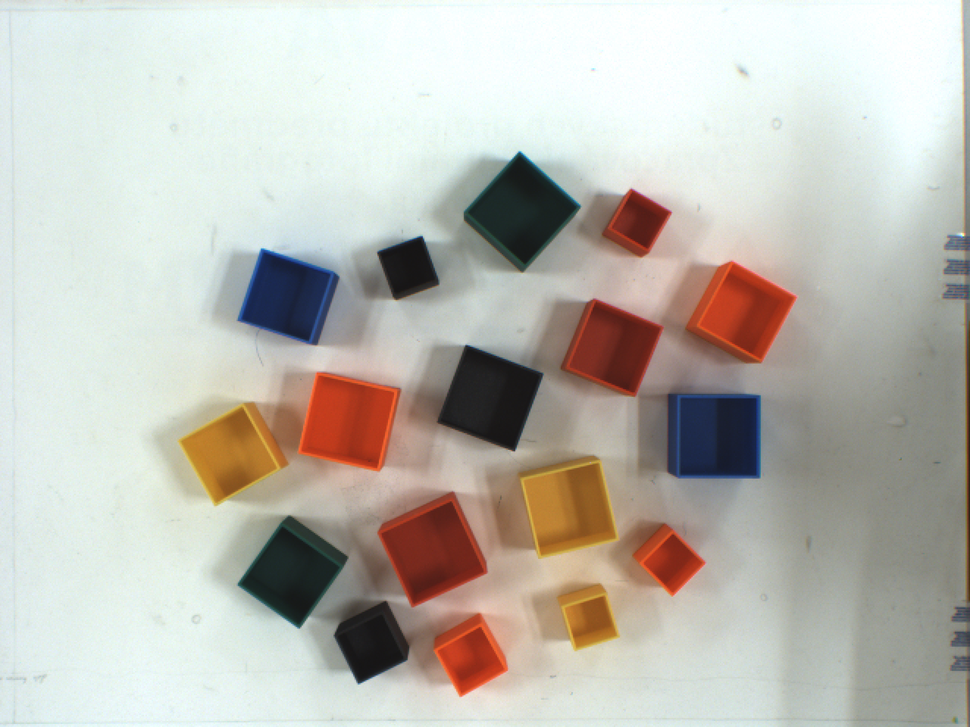
#> input picture camera/images0/orange.png, 970 x 727 px, shrunk from 1280 x 960 before the run
$ python cviceni.py
#> lines starting #> are read from the running program, lines starting #| are printed output that depends on the picture; long printed decimals are rounded
import numpy as np
import matplotlib.pyplot as plt

import matplotlib

matplotlib.use('TkAgg')

# read image
img = plt.imread('camera/images0/orange.png')
#> img is the input picture: shape (727, 970, 3) float32; mean R, G, B 0.742, 0.732, 0.701
# img = plt.imread('imgs_for_our_dear_Ales/02input_color_image.png')
print(np.max(img))
#| 1.0
print(np.min(img))
#| 0.06667

# plot every 10th point to 3D plot
fig = plt.figure()
ax = fig.add_subplot(111, projection='3d')

k = 5

ax.scatter(img[::k, ::k, 0].flatten(), img[::k, ::k, 1].flatten(), img[::k, ::k, 2].flatten(), c=img[::k, ::k, :]
           .flatten().reshape(-1, 3), marker='o', s=5)

ax.set_xlabel('Red')
ax.set_ylabel('Green')
ax.set_zlabel('Blue')
# change axis limits
ax.set_xlim([0, 1])
ax.set_ylim([0, 1])
ax.set_zlim([0, 1])
plt.show()
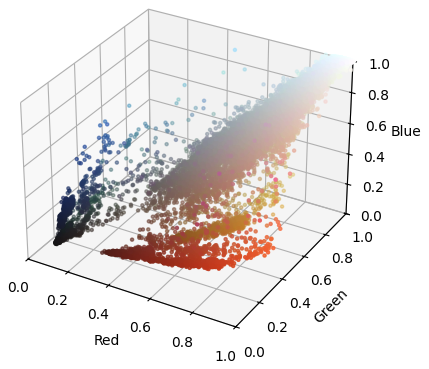
#> figure drawn by matplotlib, 1 panel
